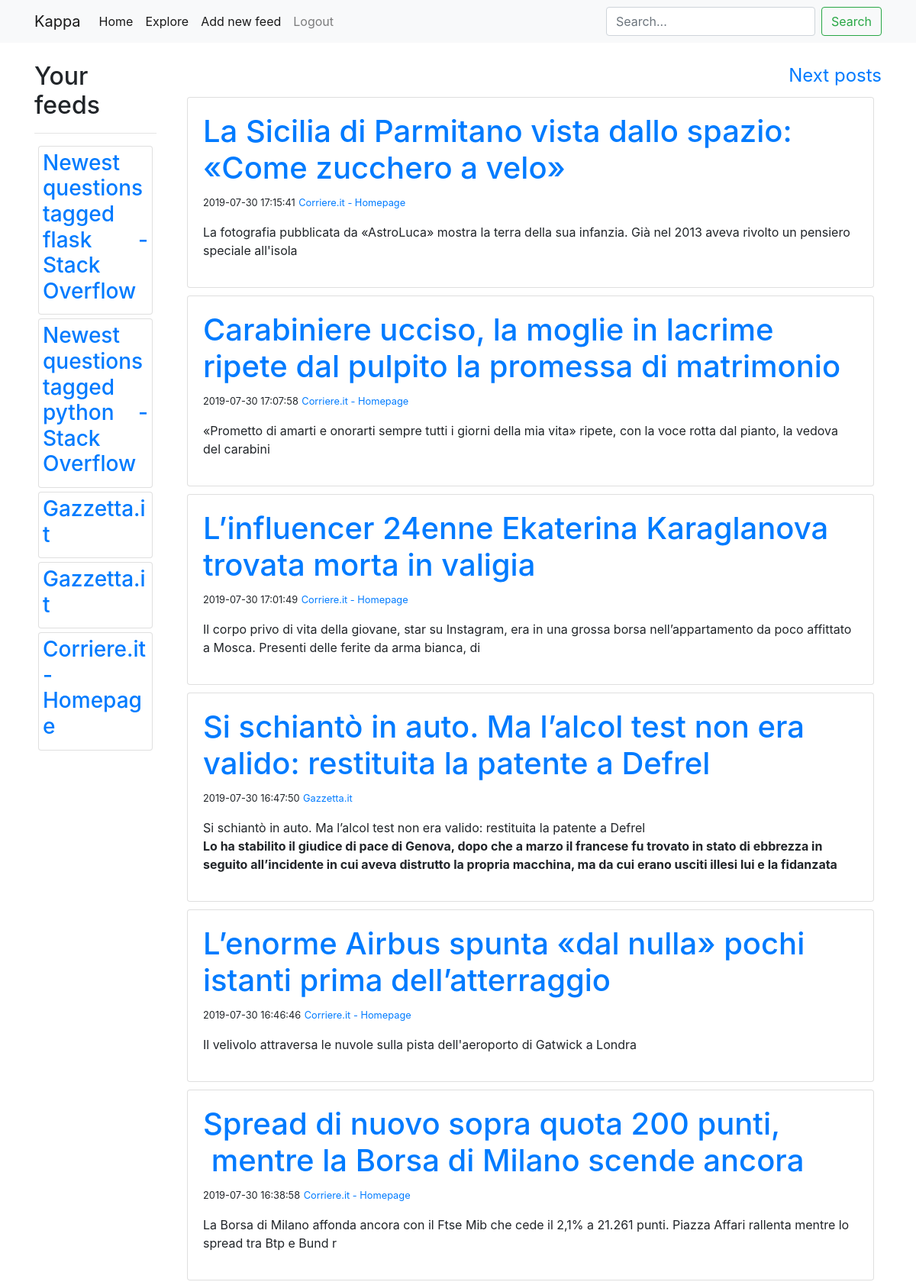
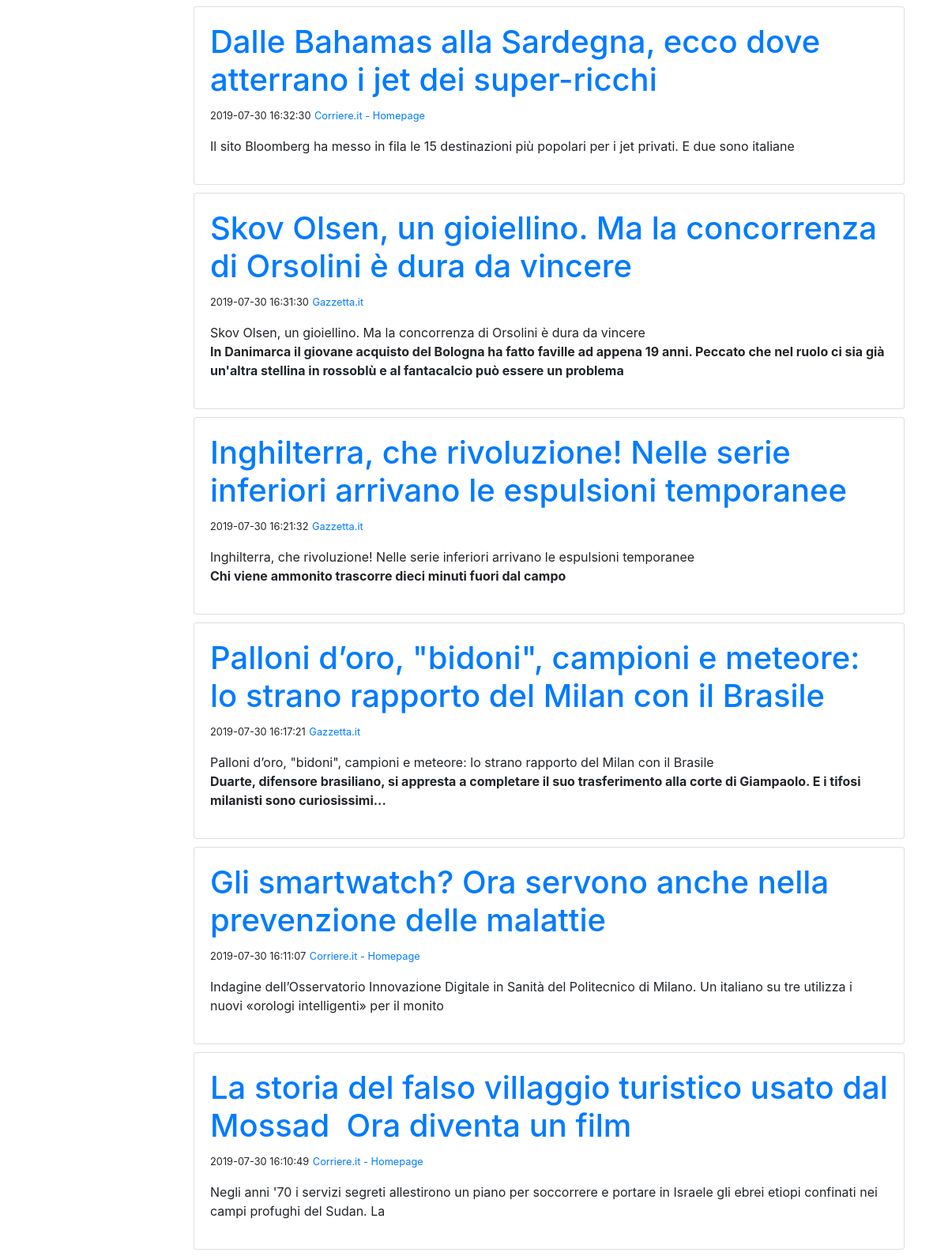
Screenshot of / (signed in, upper part) with the database file from the repository (2 pictures, top to bottom).
### rss_reader/models.py (models this page shows, shortened)
class User(db.Model, UserMixin):
    id = db.Column(db.Integer, primary_key=True)
    username = db.Column(db.String(64), index=True, unique=True)
    email = db.Column(db.String(128), index=True, unique=True)
    password_hash = db.Column(db.String(128))
    feeds = db.relationship(
        "RssFeed", secondary=feeds, lazy="dynamic", backref="followers"
    )
    def get_feed_entries(self):  # to improve
        if len(self.feeds.all()) == 0:
            return []
        first_entry = self.feeds.all()[0].posts
        entries = []
        for entry in self.feeds.all()[1:]:
            entries.append(entry.posts)
        entries = first_entry.union(*entries)
        return entries.order_by(RssEntry.date.desc())

class RssFeed(db.Model):
    __searchable__ = ["title"]
    title = db.Column(db.String(128))
    id = db.Column(db.Integer, primary_key=True)
    link = db.Column(db.String(128), unique=True)
    posts = db.relationship("RssEntry", backref="feed_file", lazy="dynamic")

class RssEntry(db.Model):
    id = db.Column(db.Integer, primary_key=True)
    href = db.Column(
        db.String(128)
    )  # unique is not false to let multiple feed files have the same article
    feed_id = db.Column(db.ForeignKey("rss_feed.id"))
    title = db.Column(db.String(128))
    date = db.Column(db.DateTime, index=True)
    content = db.Column(db.String(1024))  # I will cut every entry

### rss_reader/routes.py (the view)
@app.route("/", methods=["GET", "POST"])
@login_required
def index():
    page = request.args.get("page", 1, type=int)
    feeds = current_user.get_feed_entries()
    if feeds != []:
        feeds = feeds.paginate(page, 25, False)
        next_url = url_for("index", page=feeds.next_num) if feeds.has_next else None
        prev_url = url_for("index", page=feeds.prev_num) if feeds.has_prev else None
        return render_template(
            "index.html", feeds=feeds.items, prev_url=prev_url, next_url=next_url
        )
    else:
        return render_template("index.html", feeds=[], prev_url=None, next_url=None)

### rss_reader/models.py (called while the page is built)
@login.user_loader
def load_user(id):
    return User.query.get(int(id))

### rss_reader/routes.py (called while the page is built)
@app.before_request
def before_request():
    pass

### rss_reader/templates/index.html (shortened to what this page needs)
{% extends "base.html" %}
{% block css %}
  <link rel="stylesheet" href={{url_for('static', filename='css/index.css')}}>
{% endblock css %}
{% block content %}
<div class="row">
  <div class="col-2 d-none d-lg-block" id="sidebar">
      <h2>Your feeds</h2>
      <hr>
        {% for feed in current_user.feeds.all() %}
        <div class="card card-feed">
            <a href="{{ url_for('feed', feed_id=feed.id) }}"><h3>{{feed.title}}</h3></a>
        </div>
        {% endfor %}
  </div>
  <div class="col-12 col-lg-10">
    <div class="">
      {% if next_url %}
      <a class="url next-url" href="{{ next_url }}">Next posts</a>
      {% endif %}
    </div>
    {% for feed in feeds %}
    <div class="card" style="margin: 10px">
      <div class="card-body">
        <h1><a href="{{feed.href}}">{{feed.title}}</a></h1>
        <small>{{feed.date}}</small>
        <small><a href="{{ url_for('feed', feed_id=feed.feed_file.id) }}">{{feed.feed_file.title}}</a></small>
        <p>{{feed.content|safe}}</p>
      </div>
    </div>
    {% endfor %}
  </div>
</div>
{% endblock content %}

### rss_reader/templates/base.html (shortened to what this page needs)
<!doctype html>
<html lang="en">
  <head>
    <link rel="stylesheet" href="https://stackpath.bootstrapcdn.com/bootstrap/4.3.1/css/bootstrap.min.css">
    <link rel="stylesheet" href={{ url_for('static', filename='css/base.css') }}>
    {% block css %}
    {% endblock css %}
  </head>
  <body>
    <nav class="navbar navbar-expand-lg navbar-light bg-light">
      <div class="container">
        <a class="navbar-brand" href="#">{{current_user.username}}</a>
        <div class="collapse navbar-collapse" id="navbarSupportedContent">
          <ul class="navbar-nav mr-auto">
            <li class="nav-item active">
              <a class="nav-link" href="{{ url_for('index') }}">Home</a>
            </li>
            <li class="nav-item active">
              <a class="nav-link" href="{{ url_for('explore') }}">Explore</a>
            </li>
            {% if current_user.is_anonymous %}
            <li class="nav-item">
              <a class="nav-link" href="{{ url_for('login') }}">Login</a>
            </li>
            {% else %}
            <div class="nav-item active">
              <a class="nav-link" href="{{ url_for('add') }}">Add new feed</a>
            </div>
              <a class="nav-link" href="{{ url_for('logout') }}">Logout</a>
            {% endif %}
          </ul>
          <form class="form-inline my-2 my-lg-0" method="get" action="{{ url_for('explore') }}">
            <input class="form-control mr-sm-2" type="search" placeholder="Search..." aria-label="Search" name="q">
            <button class="btn btn-outline-success my-2 my-sm-0" type="submit">Search</button>
          </form>
        </div>
      </div>
    </nav>
    <div class="container">
        {% block content %}{% endblock %}
    </div>
  </body>
</html>

### rss_reader/static/css/base.css (style rules this page uses)
.navbar { margin: 0px 0px 25px 0px; }

### rss_reader/static/css/index.css (style rules this page uses)
.url { font-size: 1.5em; }
.next-url { float: right; }
.card-feed { margin: 5px; padding: 5px; text-align: justify; }

### rows the page displays
User: username "Kappa"
RssFeed: title "Newest questions tagged flask - Stack Overflow"
RssFeed: title "Newest questions tagged python - Stack Overflow"
RssFeed: title "Gazzetta.it"
RssFeed: title "Gazzetta.it"
RssFeed: title "Corriere.it - Homepage"
RssEntry: title "La Sicilia di Parmitano vista dallo spazio: «Come zucchero a velo»", date "2019-07-30 17:15:41", feed_file "Corriere.it - Homepage", content "La fotografia pubblicata da «AstroLuca» mostra la terra della sua infanzia. Già nel 2013 aveva rivolto un pensiero speciale all'isola"
RssEntry: title "Carabiniere ucciso, la moglie in lacrime ripete dal pulpito la promessa di matrimonio", date "2019-07-30 17:07:58", feed_file "Corriere.it - Homepage", content "«Prometto di amarti e onorarti sempre tutti i giorni della mia vita» ripete, con la voce rotta dal pianto, la vedova del carabini"
RssEntry: title "L’influencer 24enne Ekaterina Karaglanova trovata morta in valigia", date "2019-07-30 17:01:49", feed_file "Corriere.it - Homepage", content "Il corpo privo di vita della giovane, star su Instagram, era in una grossa borsa nell’appartamento da poco affittato a Mosca. Presenti delle ferite da arma bianca, di"
RssEntry: title "Si schiantò in auto. Ma l’alcol test non era valido: restituita la patente a Defrel", date "2019-07-30 16:47:50", feed_file "Gazzetta.it", content "Si schiantò in auto. Ma l’alcol test non era valido: restituita la patente a Defrel Lo ha stabilito il giudice di pace di Genova, dopo che a marzo il francese fu trovato in stato di ebbrezza in seguito all’incidente in cui aveva distrutto la propria macchina, ma da cui erano usciti illesi lui e la fidanzata"
RssEntry: title "L’enorme Airbus spunta «dal nulla» pochi istanti prima dell’atterraggio", date "2019-07-30 16:46:46", feed_file "Corriere.it - Homepage", content "Il velivolo attraversa le nuvole sulla pista dell'aeroporto di Gatwick a Londra"
RssEntry: title "Spread di nuovo sopra quota 200 punti, mentre la Borsa di Milano scende ancora", date "2019-07-30 16:38:58", feed_file "Corriere.it - Homepage", content "La Borsa di Milano affonda ancora con il Ftse Mib che cede il 2,1% a 21.261 punti. Piazza Affari rallenta mentre lo spread tra Btp e Bund r"
RssEntry: title "Dalle Bahamas alla Sardegna, ecco dove atterrano i jet dei super-ricchi", date "2019-07-30 16:32:30", feed_file "Corriere.it - Homepage", content "Il sito Bloomberg ha messo in fila le 15 destinazioni più popolari per i jet privati. E due sono italiane"
RssEntry: title "Skov Olsen, un gioiellino. Ma la concorrenza di Orsolini è dura da vincere", date "2019-07-30 16:31:30", feed_file "Gazzetta.it", content "Skov Olsen, un gioiellino. Ma la concorrenza di Orsolini è dura da vincere In Danimarca il giovane acquisto del Bologna ha fatto faville ad appena 19 anni. Peccato che nel ruolo ci sia già un'altra stellina in rossoblù e al fantacalcio può essere un problema"
RssEntry: title "Inghilterra, che rivoluzione! Nelle serie inferiori arrivano le espulsioni temporanee", date "2019-07-30 16:21:32", feed_file "Gazzetta.it", content "Inghilterra, che rivoluzione! Nelle serie inferiori arrivano le espulsioni temporanee Chi viene ammonito trascorre dieci minuti fuori dal campo"
RssEntry: title "Palloni d’oro, \"bidoni\", campioni e meteore: lo strano rapporto del Milan con il Brasile", date "2019-07-30 16:17:21", feed_file "Gazzetta.it", content "Palloni d’oro, \"bidoni\", campioni e meteore: lo strano rapporto del Milan con il Brasile Duarte, difensore brasiliano, si appresta a completare il suo trasferimento alla corte di Giampaolo. E i tifosi milanisti sono curiosissimi..."
RssEntry: title "Gli smartwatch? Ora servono anche nella prevenzione delle malattie", date "2019-07-30 16:11:07", feed_file "Corriere.it - Homepage", content "Indagine dell’Osservatorio Innovazione Digitale in Sanità del Politecnico di Milano. Un italiano su tre utilizza i nuovi «orologi intelligenti» per il monito"
RssEntry: title "La storia del falso villaggio turistico usato dal Mossad Ora diventa un film", date "2019-07-30 16:10:49", feed_file "Corriere.it - Homepage", content "Negli anni '70 i servizi segreti allestirono un piano per soccorrere e portare in Israele gli ebrei etiopi confinati nei campi profughi del Sudan. La"
